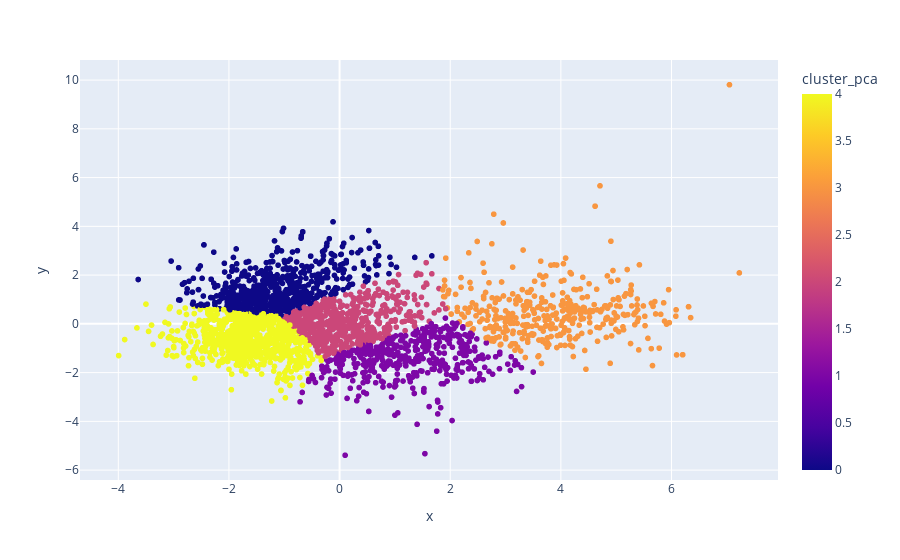

The notebook cell this image was saved under:
### Markdown cell above
## Plotando o Clustering

### Code cell
fig = px.scatter(
    projection, x='x', y='y', color='cluster_pca', hover_data=['x', 'y', 'generos'])
fig.show()

### Figure 1 — Plotly figure (JSON) as saved in the notebook; plotly's stock layout.template omitted (floating-point values rounded to 4 significant figures; data arrays with more than 128 entries replaced by an {"elided": "..."} marker saying what was removed)
{"data": [{"customdata": {"elided": "2973x1 str values"}, "hovertemplate": "x=%{x}<br>y=%{y}<br>generos=%{customdata[0]}<br>cluster_pca=%{marker.color}<extra></extra>", "legendgroup": "", "marker": {"color": {"elided": "2973 int values"}, "coloraxis": "coloraxis", "symbol": "circle"}, "mode": "markers", "name": "", "showlegend": false, "type": "scattergl", "x": {"elided": "2973 float values"}, "xaxis": "x", "y": {"elided": "2973 float values"}, "yaxis": "y"}], "layout": {"coloraxis": {"colorbar": {"title": {"text": "cluster_pca"}}, "colorscale": [[0, "#0d0887"], [0.1111, "#46039f"], [0.2222, "#7201a8"], [0.3333, "#9c179e"], [0.4444, "#bd3786"], [0.5556, "#d8576b"], [0.6667, "#ed7953"], [0.7778, "#fb9f3a"], [0.8889, "#fdca26"], [1, "#f0f921"]]}, "legend": {"tracegroupgap": 0}, "margin": {"t": 60}, "xaxis": {"anchor": "y", "domain": [0, 1], "title": {"text": "x"}}, "yaxis": {"anchor": "x", "domain": [0, 1], "title": {"text": "y"}}}}
